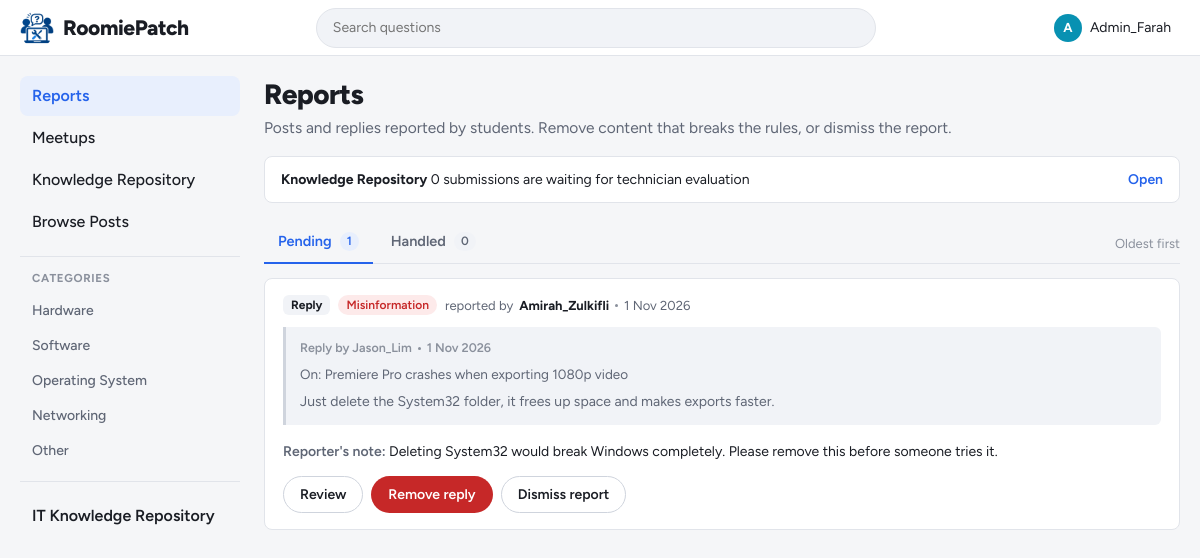
Before: /admin/dashboard.php (signed in) with the older database file.
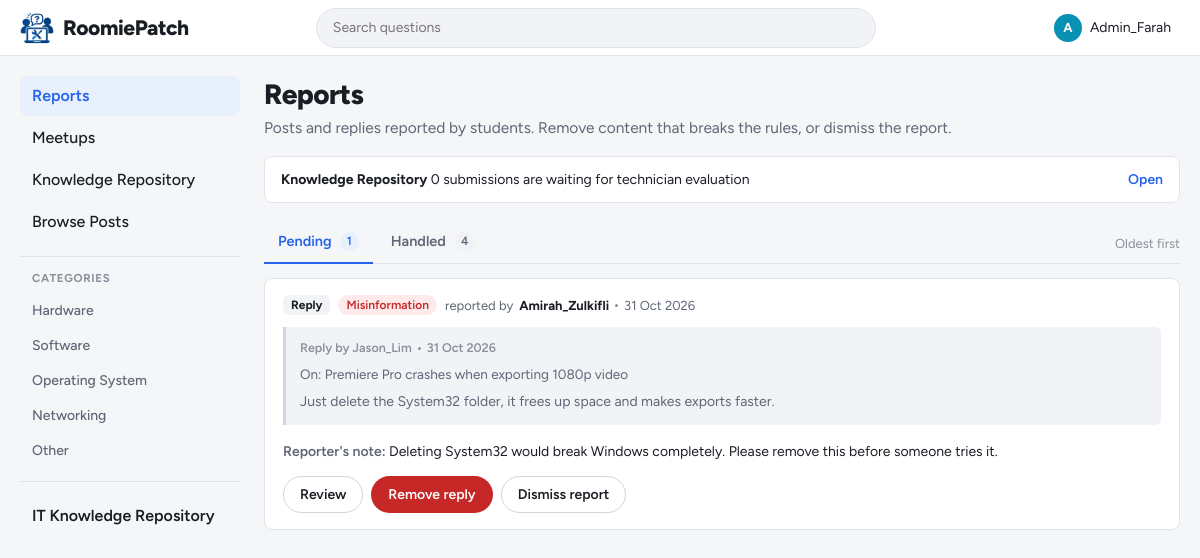
After: the same page with the newer database file.
### tables this page shows
CREATE TABLE reports (
    report_id         INT AUTO_INCREMENT PRIMARY KEY,
    reporter_id       INT NOT NULL,
    reported_post_id  INT NULL,
    reported_reply_id INT NULL,
    reason            ENUM('Spam', 'Harassment', 'Inappropriate content', 'Misinformation', 'Other') NOT NULL,
    description       TEXT NULL,
    status            ENUM('Pending', 'Removed', 'Dismissed') NOT NULL DEFAULT 'Pending',
    created_at        DATETIME NOT NULL DEFAULT CURRENT_TIMESTAMP,
    FOREIGN KEY (reporter_id) REFERENCES users(user_id) ON DELETE CASCADE,
    FOREIGN KEY (reported_post_id) REFERENCES posts(post_id) ON DELETE SET NULL,
    FOREIGN KEY (reported_reply_id) REFERENCES replies(reply_id) ON DELETE SET NULL
);

CREATE TABLE replies (
    reply_id    INT AUTO_INCREMENT PRIMARY KEY,
    post_id     INT NOT NULL,
    user_id     INT NOT NULL,
    content     TEXT NOT NULL,
    is_resolved TINYINT(1) NOT NULL DEFAULT 0,     
    created_at  DATETIME NOT NULL DEFAULT CURRENT_TIMESTAMP,
    FOREIGN KEY (post_id) REFERENCES posts(post_id) ON DELETE CASCADE,
    FOREIGN KEY (user_id) REFERENCES users(user_id) ON DELETE CASCADE
);

CREATE TABLE users (
    user_id   INT AUTO_INCREMENT PRIMARY KEY,
    username  VARCHAR(50)  NOT NULL UNIQUE,
    login_id  VARCHAR(20)  NOT NULL UNIQUE,       
    password  VARCHAR(255) NOT NULL,              
    role      ENUM('student', 'admin') NOT NULL DEFAULT 'student',
     
     
    reputation INT NOT NULL DEFAULT 0,
    bio       TEXT NULL
);

CREATE TABLE posts (
    post_id     INT AUTO_INCREMENT PRIMARY KEY,
    user_id     INT NOT NULL,
    title       VARCHAR(150) NOT NULL,
    description TEXT NOT NULL,
    category_id INT NOT NULL,
    device_os   ENUM('Windows', 'macOS', 'Linux', 'Android', 'iOS', 'Other') NOT NULL,
    tags        VARCHAR(255) NULL,                 
    status      ENUM('Open', 'Resolved') NOT NULL DEFAULT 'Open',
    created_at  DATETIME NOT NULL DEFAULT CURRENT_TIMESTAMP,
    FOREIGN KEY (user_id) REFERENCES users(user_id) ON DELETE CASCADE,
    FOREIGN KEY (category_id) REFERENCES categories(category_id)
);

### includes/functions.php (called while the page is built, shortened)
<?php
function e($text)
{
    return htmlspecialchars((string) $text, ENT_QUOTES, 'UTF-8');
}
function time_ago($datetime)
{
    $seconds = time() - strtotime($datetime);
    return date('j M Y', strtotime($datetime));
}
function excerpt($text, $length = 160)
{
    $text = trim($text);
    if (mb_strlen($text) <= $length) {
        return $text;
    }
    return rtrim(mb_substr($text, 0, $length)) . '...';
}
function get_text($name, $max = 100)
{
    $value = $_GET[$name] ?? '';
    return mb_substr(trim($value), 0, $max);
}

### includes/report_item.php (the view, shortened to what the changed rows need)
<?php
$full_view = $full_view ?? false;
if ($report['post_title'] !== null) {
    $kind = 'Post';
} elseif ($report['reply_content'] !== null) {
    $kind = 'Reply';
} else {
    $kind = null;
}
$is_pending = $report['status'] === 'Pending';
?>
<article class="report-item">
    <div class="report-head">
        <?php if ($kind !== null): ?>
            <span class="type-badge"><?= $kind ?></span>
        <?php endif; ?>
        <span class="reason-badge"><?= icon('flag', 13) ?><?= e($report['reason']) ?></span>
        <span class="report-by">
            reported by <strong><?= e($report['reporter_name']) ?></strong>
            <span class="dot" aria-hidden="true"></span>
            <time datetime="<?= e($report['created_at']) ?>"><?= e(time_ago($report['created_at'])) ?></time>
        </span>
    </div>
    <?php if ($kind === 'Post'): ?>
        <div class="reported-preview">
            <div class="reported-preview-label">Post by <?= e($report['post_author']) ?> <span class="dot" aria-hidden="true"></span> <?= e(time_ago($report['post_created'])) ?></div>
            <strong><?= e($report['post_title']) ?></strong>
            <p><?= $full_view ? nl2br(e($report['post_description'])) : e(excerpt($report['post_description'], 220)) ?></p>
        </div>
    <?php elseif ($kind === 'Reply'): ?>
        <div class="reported-preview">
            <div class="reported-preview-label">Reply by <?= e($report['reply_author']) ?> <span class="dot" aria-hidden="true"></span> <?= e(time_ago($report['reply_created'])) ?></div>
            <span class="muted">On: <?= e($report['reply_post_title']) ?></span>
            <p><?= $full_view ? nl2br(e($report['reply_content'])) : e(excerpt($report['reply_content'], 220)) ?></p>
        </div>
    <?php else: ?>
        <div class="reported-preview reported-gone">
            The reported content has been deleted<?= $report['status'] === 'Removed' ? ' by staff' : '' ?>.
        </div>
    <?php endif; ?>
    <?php if ($report['description'] !== null && $report['description'] !== ''): ?>
        <p class="report-note"><span>Reporter's note:</span> <?= e($report['description']) ?></p>
    <?php endif; ?>
    <?php if ($is_pending): ?>
        <div class="report-actions">
            <?php if (!$full_view && $kind !== null): ?>
                <a class="btn btn-secondary btn-sm" href="<?= BASE_URL ?>admin/report.php?id=<?= (int) $report['report_id'] ?>">Review</a>
            <?php endif; ?>
            <?php if ($kind !== null): ?>
                <form method="post" action="<?= BASE_URL ?>actions/admin_action.php"
                      onsubmit="return confirm('Remove this <?= strtolower($kind) ?>? <?= $kind === 'Post' ? 'Its replies and images will also be removed. ' : '' ?>This cannot be undone.');">
                    <button type="submit" class="btn btn-danger btn-sm"><?= icon('trash', 15) ?>Remove <?= strtolower($kind) ?></button>
                </form>
            <?php endif; ?>
            <form method="post" action="<?= BASE_URL ?>actions/admin_action.php">
                <button type="submit" class="btn btn-secondary btn-sm">Dismiss report</button>
            </form>
        </div>
    <?php endif; ?>
</article>

### admin/dashboard.php (shortened to what the changed rows need)
<?php
include '../includes/header.php';
$tab = get_text('tab') === 'handled' ? 'handled' : 'pending';
$counts = $conn->query("
    SELECT SUM(status = 'Pending') AS pending, SUM(status <> 'Pending') AS handled FROM reports
")->fetch_assoc();
$handled_count = (int) $counts['handled'];
if ($tab === 'pending') {
    $reports = $conn->query(REPORT_LIST_SQL . " WHERE r.status = 'Pending' ORDER BY r.created_at ASC");
} else {
    $reports = $conn->query(REPORT_LIST_SQL . " WHERE r.status <> 'Pending' ORDER BY r.created_at DESC");
}
?>
<main class="content">
    <div class="page-head">
        <h1>Reports</h1>
    </div>
    <div class="tabs-row">
        <nav class="tabs" aria-label="Report status">
            <a class="tab<?= $tab === 'handled' ? ' active' : '' ?>" href="dashboard.php?tab=handled" <?= $tab === 'handled' ? 'aria-current="page"' : '' ?>>
                Handled <span class="tab-count"><?= $handled_count ?></span>
            </a>
        </nav>
    </div>
    <div class="report-list">
        <?php if ($reports->num_rows === 0): ?>
            <div class="feed">
                <div class="empty-state">
                    <?php if ($tab === 'pending'): ?>
                        <strong>No reports waiting for review</strong>
                        New reports from students will appear here.
                    <?php else: ?>
                        <strong>No handled reports yet</strong>
                        Reports you remove or dismiss will appear here.
                    <?php endif; ?>
                </div>
            </div>
        <?php else: ?>
            <?php while ($report = $reports->fetch_assoc()): ?>
                <?php include '../includes/report_item.php'; ?>
            <?php endwhile; ?>
        <?php endif; ?>
    </div>
</main>
<?php include '../includes/footer.php'; ?>

Changed rows visible on the page:
changed reports "Misinformation": created_at "1 Nov 2026" → "31 Oct 2026"; reported_reply.created_at "1 Nov 2026" → "31 Oct 2026"
Other visible differences:
$handled_count: "0" → "4"
